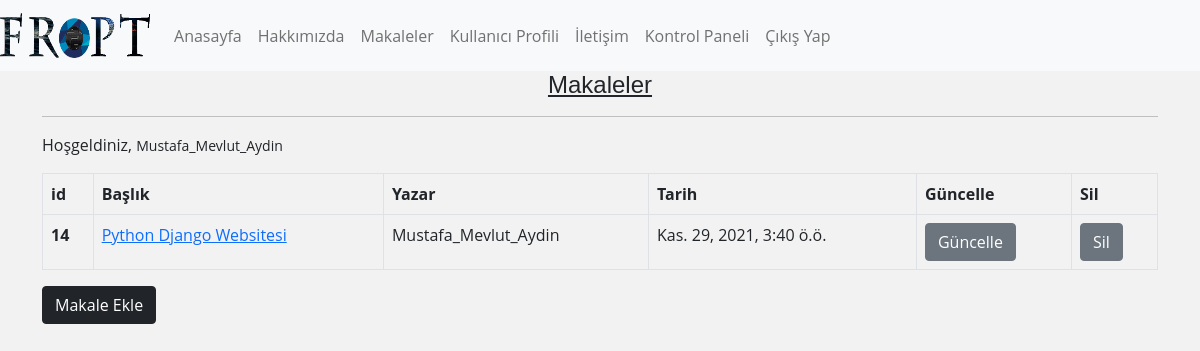
Page /articles/dashboard/ (signed in) on the earlier database version.
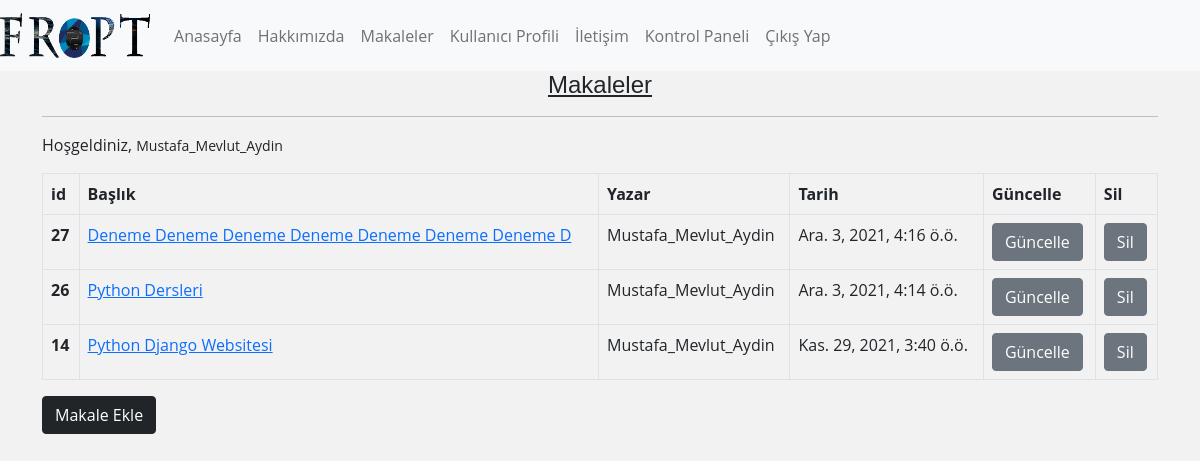
Same page on the later database version.
### article/models.py (models this page shows, shortened)
class Article(models.Model):
	author=models.ForeignKey("auth.User",on_delete=models.CASCADE,verbose_name="Yazar Adı")
	title=models.CharField(max_length=50,verbose_name="Konu")
	content=RichTextField(verbose_name="İçerik (255) Karakter")
	created_date=models.DateTimeField(auto_now_add=True,verbose_name="Oluşturma Tarihi")
	article_image = models.FileField(blank=True, null=True, verbose_name="Resim Ekle")
	class Meta:
		ordering = ['-created_date']  # tersen sıralıyor

### article/views.py (the view)
# urls.py: path('dashboard/',views.dashboard,name="dashboard"),
@login_required(login_url = "user:login")
def dashboard(request):
	articles=Article.objects.filter(author=request.user)
	context={
		"articles":articles
	}
	return render(request,"dashboard.html",context)

### templates/dashboard.html
{% extends "layout.html" %}
 {% block body %}
  <center><h4 style="font-family:helvetica;  text-decoration: underline;">Makaleler</h4></center>
<hr>
<p>Hoşgeldiniz, <small>{{request.user.username}}</small></p>
{% if articles %}
<table class="table table-bordered">
         <thead>
          <tr>
            <th scope="col">id</th>
            <th scope="col">Başlık</th>
            <th scope="col">Yazar</th>
            <th scope="col">Tarih</th>
            <th scope="col">Güncelle</th>
            <th scope="col">Sil</th>
          </tr>
        </thead>
        <tbody>
          {% for article in articles %}
          <tr>
            <th scope="row">{{article.id}}</th>
            <td><a href="/articles/article/{{article.id}}">{{article.title}}</a> </td>
            <td>{{article.author.username}}</td>
            <td>{{article.created_date}}</td>
              <td><a href="{% url 'article:update' article.id %}" class = "btn btn-secondary">Güncelle</a></td>
              <td><a href="{% url 'article:delete' article.id %}" class = "btn btn-secondary">Sil</a> </td>
          </tr>
          {% endfor %}
        </tbody>
      </table>
{% else %}
<div class = "alert alert-danger">
    Henüz bir makaleniz bulunmuyor...
</div>
{% endif %}
<a class = "btn btn-dark" href = "{% url 'article:addarticle' %}">Makale Ekle </a>
 {% endblock body %}

Differences in the rows shown:
added Article: id "27", title "Deneme Deneme Deneme Deneme Deneme Deneme Deneme D", author.username "Mustafa_Mevlut_Aydin", created_date "Ara. 3, 2021, 4:16 ö.ö."
added Article: id "26", title "Python Dersleri", author.username "Mustafa_Mevlut_Aydin", created_date "Ara. 3, 2021, 4:14 ö.ö."
